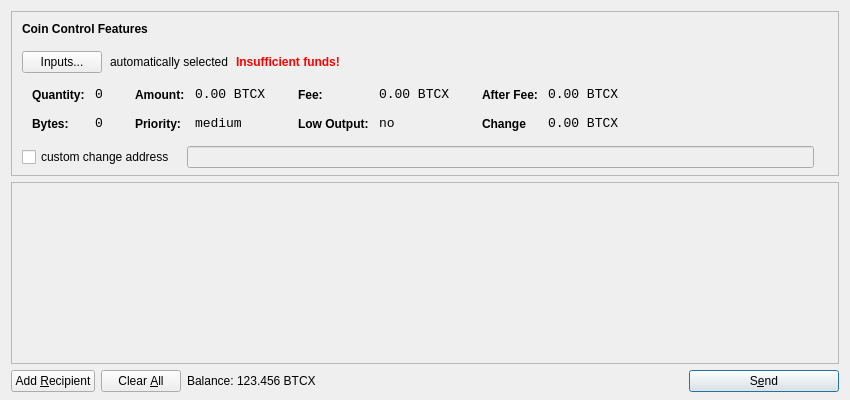
<?xml version="1.0" encoding="UTF-8"?>
<ui version="4.0">
 <class>SendCoinsDialog</class>
 <widget class="QDialog" name="SendCoinsDialog">
  <property name="geometry">
   <rect>
    <x>0</x>
    <y>0</y>
    <width>850</width>
    <height>400</height>
   </rect>
  </property>
  <property name="windowTitle">
   <string>Send Coins</string>
  </property>
  <layout class="QVBoxLayout" name="verticalLayout" stretch="0,1,0">
   <property name="bottomMargin">
    <number>8</number>
   </property>
   <item>
    <widget class="QFrame" name="frameCoinControl">
     <property name="sizePolicy">
      <sizepolicy hsizetype="Expanding" vsizetype="Expanding">
       <horstretch>0</horstretch>
       <verstretch>0</verstretch>
      </sizepolicy>
     </property>
     <property name="maximumSize">
      <size>
       <width>16777215</width>
       <height>16777215</height>
      </size>
     </property>
     <property name="frameShape">
      <enum>QFrame::StyledPanel</enum>
     </property>
     <property name="frameShadow">
      <enum>QFrame::Sunken</enum>
     </property>
     <layout class="QVBoxLayout" name="verticalLayoutCoinControl2">
      <property name="spacing">
       <number>-1</number>
      </property>
      <property name="leftMargin">
       <number>0</number>
      </property>
      <property name="topMargin">
       <number>0</number>
      </property>
      <property name="rightMargin">
       <number>0</number>
      </property>
      <property name="bottomMargin">
       <number>6</number>
      </property>
      <item>
       <layout class="QVBoxLayout" name="verticalLayoutCoinControl" stretch="0,0,0,0,1">
        <property name="spacing">
         <number>0</number>
        </property>
        <property name="leftMargin">
         <number>10</number>
        </property>
        <property name="topMargin">
         <number>10</number>
        </property>
        <item>
         <layout class="QHBoxLayout" name="horizontalLayoutCoinControl1">
          <property name="bottomMargin">
           <number>15</number>
          </property>
          <item>
           <widget class="QLabel" name="labelCoinControlFeatures">
            <property name="sizePolicy">
             <sizepolicy hsizetype="Preferred" vsizetype="Maximum">
              <horstretch>0</horstretch>
              <verstretch>0</verstretch>
             </sizepolicy>
            </property>
            <property name="font">
             <font>
              <weight>75</weight>
              <bold>true</bold>
             </font>
            </property>
            <property name="styleSheet">
             <string notr="true">font-weight:bold;</string>
            </property>
            <property name="text">
             <string>Coin Control Features</string>
            </property>
           </widget>
          </item>
         </layout>
        </item>
        <item>
         <layout class="QHBoxLayout" name="horizontalLayoutCoinControl2" stretch="0,0,0,0">
          <property name="spacing">
           <number>8</number>
          </property>
          <property name="bottomMargin">
           <number>10</number>
          </property>
          <item>
           <widget class="QPushButton" name="pushButtonCoinControl">
            <property name="styleSheet">
             <string notr="true"/>
            </property>
            <property name="text">
             <string>Inputs...</string>
            </property>
           </widget>
          </item>
          <item>
           <widget class="QLabel" name="labelCoinControlAutomaticallySelected">
            <property name="text">
             <string>automatically selected</string>
            </property>
            <property name="margin">
             <number>5</number>
            </property>
           </widget>
          </item>
          <item>
           <widget class="QLabel" name="labelCoinControlInsuffFunds">
            <property name="font">
             <font>
              <weight>75</weight>
              <bold>true</bold>
             </font>
            </property>
            <property name="styleSheet">
             <string notr="true">color:red;font-weight:bold;</string>
            </property>
            <property name="text">
             <string>Insufficient funds!</string>
            </property>
            <property name="margin">
             <number>5</number>
            </property>
           </widget>
          </item>
          <item>
           <spacer name="horizontalSpacerCoinControl">
            <property name="orientation">
             <enum>Qt::Horizontal</enum>
            </property>
            <property name="sizeHint" stdset="0">
             <size>
              <width>40</width>
              <height>1</height>
             </size>
            </property>
           </spacer>
          </item>
         </layout>
        </item>
        <item>
         <widget class="QWidget" name="widgetCoinControl" native="true">
          <property name="sizePolicy">
           <sizepolicy hsizetype="Preferred" vsizetype="Preferred">
            <horstretch>0</horstretch>
            <verstretch>0</verstretch>
           </sizepolicy>
          </property>
          <property name="minimumSize">
           <size>
            <width>0</width>
            <height>0</height>
           </size>
          </property>
          <property name="styleSheet">
           <string notr="true"/>
          </property>
          <layout class="QHBoxLayout" name="horizontalLayoutCoinControl5">
           <property name="margin">
            <number>0</number>
           </property>
           <item>
            <layout class="QHBoxLayout" name="horizontalLayoutCoinControl3" stretch="0,0,0,1">
             <property name="spacing">
              <number>20</number>
             </property>
             <property name="topMargin">
              <number>0</number>
             </property>
             <property name="bottomMargin">
              <number>10</number>
             </property>
             <item>
              <layout class="QFormLayout" name="formLayoutCoinControl1">
               <property name="horizontalSpacing">
                <number>10</number>
               </property>
               <property name="verticalSpacing">
                <number>14</number>
               </property>
               <property name="leftMargin">
                <number>10</number>
               </property>
               <property name="topMargin">
                <number>4</number>
               </property>
               <property name="rightMargin">
                <number>6</number>
               </property>
               <item row="0" column="0">
                <widget class="QLabel" name="labelCoinControlQuantityText">
                 <property name="styleSheet">
                  <string notr="true">font-weight:bold;</string>
                 </property>
                 <property name="text">
                  <string>Quantity:</string>
                 </property>
                 <property name="margin">
                  <number>0</number>
                 </property>
                </widget>
               </item>
               <item row="0" column="1">
                <widget class="QLabel" name="labelCoinControlQuantity">
                 <property name="font">
                  <font>
                   <family>Monospace</family>
                   <pointsize>10</pointsize>
                  </font>
                 </property>
                 <property name="cursor">
                  <cursorShape>IBeamCursor</cursorShape>
                 </property>
                 <property name="contextMenuPolicy">
                  <enum>Qt::ActionsContextMenu</enum>
                 </property>
                 <property name="text">
                  <string>0</string>
                 </property>
                 <property name="margin">
                  <number>0</number>
                 </property>
                 <property name="textInteractionFlags">
                  <set>Qt::LinksAccessibleByMouse|Qt::TextSelectableByKeyboard|Qt::TextSelectableByMouse</set>
                 </property>
                </widget>
               </item>
               <item row="1" column="0">
                <widget class="QLabel" name="labelCoinControlBytesText">
                 <property name="styleSheet">
                  <string notr="true">font-weight:bold;</string>
                 </property>
                 <property name="text">
                  <string>Bytes:</string>
                 </property>
                </widget>
               </item>
               <item row="1" column="1">
                <widget class="QLabel" name="labelCoinControlBytes">
                 <property name="font">
                  <font>
                   <family>Monospace</family>
                   <pointsize>10</pointsize>
                  </font>
                 </property>
                 <property name="cursor">
                  <cursorShape>IBeamCursor</cursorShape>
                 </property>
                 <property name="contextMenuPolicy">
                  <enum>Qt::ActionsContextMenu</enum>
                 </property>
                 <property name="text">
                  <string>0</string>
                 </property>
                 <property name="textInteractionFlags">
                  <set>Qt::LinksAccessibleByMouse|Qt::TextSelectableByKeyboard|Qt::TextSelectableByMouse</set>
                 </property>
                </widget>
               </item>
              </layout>
             </item>
             <item>
              <layout class="QFormLayout" name="formLayoutCoinControl2">
               <property name="horizontalSpacing">
                <number>10</number>
               </property>
               <property name="verticalSpacing">
                <number>14</number>
               </property>
               <property name="leftMargin">
                <number>6</number>
               </property>
               <property name="topMargin">
                <number>4</number>
               </property>
               <property name="rightMargin">
                <number>6</number>
               </property>
               <item row="0" column="0">
                <widget class="QLabel" name="labelCoinControlAmountText">
                 <property name="styleSheet">
                  <string notr="true">font-weight:bold;</string>
                 </property>
                 <property name="text">
                  <string>Amount:</string>
                 </property>
                 <property name="margin">
                  <number>0</number>
                 </property>
                </widget>
               </item>
               <item row="0" column="1">
                <widget class="QLabel" name="labelCoinControlAmount">
                 <property name="font">
                  <font>
                   <family>Monospace</family>
                   <pointsize>10</pointsize>
                  </font>
                 </property>
                 <property name="cursor">
                  <cursorShape>IBeamCursor</cursorShape>
                 </property>
                 <property name="contextMenuPolicy">
                  <enum>Qt::ActionsContextMenu</enum>
                 </property>
                 <property name="text">
                  <string>0.00 BTCX</string>
                 </property>
                 <property name="textInteractionFlags">
                  <set>Qt::LinksAccessibleByMouse|Qt::TextSelectableByKeyboard|Qt::TextSelectableByMouse</set>
                 </property>
                </widget>
               </item>
               <item row="1" column="0">
                <widget class="QLabel" name="labelCoinControlPriorityText">
                 <property name="styleSheet">
                  <string notr="true">font-weight:bold;</string>
                 </property>
                 <property name="text">
                  <string>Priority:</string>
                 </property>
                </widget>
               </item>
               <item row="1" column="1">
                <widget class="QLabel" name="labelCoinControlPriority">
                 <property name="font">
                  <font>
                   <family>Monospace</family>
                   <pointsize>10</pointsize>
                  </font>
                 </property>
                 <property name="cursor">
                  <cursorShape>IBeamCursor</cursorShape>
                 </property>
                 <property name="contextMenuPolicy">
                  <enum>Qt::ActionsContextMenu</enum>
                 </property>
                 <property name="text">
                  <string>medium</string>
                 </property>
                 <property name="textInteractionFlags">
                  <set>Qt::LinksAccessibleByMouse|Qt::TextSelectableByKeyboard|Qt::TextSelectableByMouse</set>
                 </property>
                </widget>
               </item>
              </layout>
             </item>
             <item>
              <layout class="QFormLayout" name="formLayoutCoinControl3">
               <property name="horizontalSpacing">
                <number>10</number>
               </property>
               <property name="verticalSpacing">
                <number>14</number>
               </property>
               <property name="leftMargin">
                <number>6</number>
               </property>
               <property name="topMargin">
                <number>4</number>
               </property>
               <property name="rightMargin">
                <number>6</number>
               </property>
               <item row="0" column="0">
                <widget class="QLabel" name="labelCoinControlFeeText">
                 <property name="styleSheet">
                  <string notr="true">font-weight:bold;</string>
                 </property>
                 <property name="text">
                  <string>Fee:</string>
                 </property>
                 <property name="margin">
                  <number>0</number>
                 </property>
                </widget>
               </item>
               <item row="0" column="1">
                <widget class="QLabel" name="labelCoinControlFee">
                 <property name="font">
                  <font>
                   <family>Monospace</family>
                   <pointsize>10</pointsize>
                  </font>
                 </property>
                 <property name="cursor">
                  <cursorShape>IBeamCursor</cursorShape>
                 </property>
                 <property name="contextMenuPolicy">
                  <enum>Qt::ActionsContextMenu</enum>
                 </property>
                 <property name="text">
                  <string>0.00 BTCX</string>
                 </property>
                 <property name="textInteractionFlags">
                  <set>Qt::LinksAccessibleByMouse|Qt::TextSelectableByKeyboard|Qt::TextSelectableByMouse</set>
                 </property>
                </widget>
               </item>
               <item row="1" column="0">
                <widget class="QLabel" name="labelCoinControlLowOutputText">
                 <property name="styleSheet">
                  <string notr="true">font-weight:bold;</string>
                 </property>
                 <property name="text">
                  <string>Low Output:</string>
                 </property>
                </widget>
               </item>
               <item row="1" column="1">
                <widget class="QLabel" name="labelCoinControlLowOutput">
                 <property name="font">
                  <font>
                   <family>Monospace</family>
                   <pointsize>10</pointsize>
                  </font>
                 </property>
                 <property name="cursor">
                  <cursorShape>IBeamCursor</cursorShape>
                 </property>
                 <property name="contextMenuPolicy">
                  <enum>Qt::ActionsContextMenu</enum>
                 </property>
                 <property name="text">
                  <string>no</string>
                 </property>
                 <property name="textInteractionFlags">
                  <set>Qt::LinksAccessibleByMouse|Qt::TextSelectableByKeyboard|Qt::TextSelectableByMouse</set>
                 </property>
                </widget>
               </item>
              </layout>
             </item>
             <item>
              <layout class="QFormLayout" name="formLayoutCoinControl4">
               <property name="horizontalSpacing">
                <number>10</number>
               </property>
               <property name="verticalSpacing">
                <number>14</number>
               </property>
               <property name="leftMargin">
                <number>6</number>
               </property>
               <property name="topMargin">
                <number>4</number>
               </property>
               <property name="rightMargin">
                <number>6</number>
               </property>
               <item row="0" column="0">
                <widget class="QLabel" name="labelCoinControlAfterFeeText">
                 <property name="styleSheet">
                  <string notr="true">font-weight:bold;</string>
                 </property>
                 <property name="text">
                  <string>After Fee:</string>
                 </property>
                 <property name="margin">
                  <number>0</number>
                 </property>
                </widget>
               </item>
               <item row="0" column="1">
                <widget class="QLabel" name="labelCoinControlAfterFee">
                 <property name="font">
                  <font>
                   <family>Monospace</family>
                   <pointsize>10</pointsize>
                  </font>
                 </property>
                 <property name="cursor">
                  <cursorShape>IBeamCursor</cursorShape>
                 </property>
                 <property name="contextMenuPolicy">
                  <enum>Qt::ActionsContextMenu</enum>
                 </property>
                 <property name="text">
                  <string>0.00 BTCX</string>
                 </property>
                 <property name="textInteractionFlags">
                  <set>Qt::LinksAccessibleByMouse|Qt::TextSelectableByKeyboard|Qt::TextSelectableByMouse</set>
                 </property>
                </widget>
               </item>
               <item row="1" column="0">
                <widget class="QLabel" name="labelCoinControlChangeText">
                 <property name="styleSheet">
                  <string notr="true">font-weight:bold;</string>
                 </property>
                 <property name="text">
                  <string>Change</string>
                 </property>
                </widget>
               </item>
               <item row="1" column="1">
                <widget class="QLabel" name="labelCoinControlChange">
                 <property name="font">
                  <font>
                   <family>Monospace</family>
                   <pointsize>10</pointsize>
                  </font>
                 </property>
                 <property name="cursor">
                  <cursorShape>IBeamCursor</cursorShape>
                 </property>
                 <property name="contextMenuPolicy">
                  <enum>Qt::ActionsContextMenu</enum>
                 </property>
                 <property name="text">
                  <string>0.00 BTCX</string>
                 </property>
                 <property name="textInteractionFlags">
                  <set>Qt::LinksAccessibleByMouse|Qt::TextSelectableByKeyboard|Qt::TextSelectableByMouse</set>
                 </property>
                </widget>
               </item>
              </layout>
             </item>
            </layout>
           </item>
          </layout>
         </widget>
        </item>
        <item>
         <layout class="QHBoxLayout" name="horizontalLayoutCoinControl4" stretch="0,0,0">
          <property name="spacing">
           <number>12</number>
          </property>
          <property name="sizeConstraint">
           <enum>QLayout::SetDefaultConstraint</enum>
          </property>
          <property name="topMargin">
           <number>5</number>
          </property>
          <property name="rightMargin">
           <number>5</number>
          </property>
          <item>
           <widget class="QCheckBox" name="checkBoxCoinControlChange">
            <property name="text">
             <string>custom change address</string>
            </property>
           </widget>
          </item>
          <item>
           <widget class="QLineEdit" name="lineEditCoinControlChange">
            <property name="enabled">
             <bool>false</bool>
            </property>
            <property name="sizePolicy">
             <sizepolicy hsizetype="Expanding" vsizetype="Fixed">
              <horstretch>0</horstretch>
              <verstretch>0</verstretch>
             </sizepolicy>
            </property>
           </widget>
          </item>
          <item>
           <widget class="QLabel" name="labelCoinControlChangeLabel">
            <property name="sizePolicy">
             <sizepolicy hsizetype="Preferred" vsizetype="Expanding">
              <horstretch>0</horstretch>
              <verstretch>0</verstretch>
             </sizepolicy>
            </property>
            <property name="minimumSize">
             <size>
              <width>0</width>
              <height>0</height>
             </size>
            </property>
            <property name="text">
             <string/>
            </property>
            <property name="margin">
             <number>3</number>
            </property>
           </widget>
          </item>
         </layout>
        </item>
        <item>
         <spacer name="verticalSpacerCoinControl">
          <property name="orientation">
           <enum>Qt::Vertical</enum>
          </property>
          <property name="sizeHint" stdset="0">
           <size>
            <width>800</width>
            <height>1</height>
           </size>
          </property>
         </spacer>
        </item>
       </layout>
      </item>
     </layout>
    </widget>
   </item>
   <item>
    <widget class="QScrollArea" name="scrollArea">
     <property name="widgetResizable">
      <bool>true</bool>
     </property>
     <widget class="QWidget" name="scrollAreaWidgetContents">
      <property name="geometry">
       <rect>
        <x>0</x>
        <y>0</y>
        <width>830</width>
        <height>165</height>
       </rect>
      </property>
      <layout class="QVBoxLayout" name="verticalLayout_2">
       <property name="margin">
        <number>0</number>
       </property>
       <item>
        <layout class="QVBoxLayout" name="entries">
         <property name="spacing">
          <number>6</number>
         </property>
        </layout>
       </item>
       <item>
        <spacer name="verticalSpacer">
         <property name="orientation">
          <enum>Qt::Vertical</enum>
         </property>
         <property name="sizeHint" stdset="0">
          <size>
           <width>20</width>
           <height>40</height>
          </size>
         </property>
        </spacer>
       </item>
      </layout>
     </widget>
    </widget>
   </item>
   <item>
    <layout class="QHBoxLayout" name="horizontalLayout">
     <item>
      <widget class="QPushButton" name="addButton">
       <property name="toolTip">
        <string>Send to multiple recipients at once</string>
       </property>
       <property name="text">
        <string>Add &amp;Recipient</string>
       </property>
       <property name="icon">
        <iconset resource="../bitcoin.qrc">
         <normaloff>:/icons/add</normaloff>:/icons/add</iconset>
       </property>
       <property name="autoDefault">
        <bool>false</bool>
       </property>
      </widget>
     </item>
     <item>
      <widget class="QPushButton" name="clearButton">
       <property name="sizePolicy">
        <sizepolicy hsizetype="Minimum" vsizetype="Fixed">
         <horstretch>0</horstretch>
         <verstretch>0</verstretch>
        </sizepolicy>
       </property>
       <property name="toolTip">
        <string>Remove all transaction fields</string>
       </property>
       <property name="text">
        <string>Clear &amp;All</string>
       </property>
       <property name="icon">
        <iconset resource="../bitcoin.qrc">
         <normaloff>:/icons/remove</normaloff>:/icons/remove</iconset>
       </property>
       <property name="autoRepeatDelay">
        <number>300</number>
       </property>
       <property name="autoDefault">
        <bool>false</bool>
       </property>
      </widget>
     </item>
     <item>
      <layout class="QHBoxLayout" name="horizontalLayout_2">
       <property name="spacing">
        <number>3</number>
       </property>
       <item>
        <widget class="QLabel" name="label">
         <property name="sizePolicy">
          <sizepolicy hsizetype="Preferred" vsizetype="Fixed">
           <horstretch>0</horstretch>
           <verstretch>0</verstretch>
          </sizepolicy>
         </property>
         <property name="text">
          <string>Balance:</string>
         </property>
        </widget>
       </item>
       <item>
        <widget class="QLabel" name="labelBalance">
         <property name="sizePolicy">
          <sizepolicy hsizetype="Preferred" vsizetype="Fixed">
           <horstretch>0</horstretch>
           <verstretch>0</verstretch>
          </sizepolicy>
         </property>
         <property name="cursor">
          <cursorShape>IBeamCursor</cursorShape>
         </property>
         <property name="text">
          <string>123.456 BTCX</string>
         </property>
         <property name="textInteractionFlags">
          <set>Qt::LinksAccessibleByMouse|Qt::TextSelectableByKeyboard|Qt::TextSelectableByMouse</set>
         </property>
        </widget>
       </item>
      </layout>
     </item>
     <item>
      <spacer name="horizontalSpacer">
       <property name="orientation">
        <enum>Qt::Horizontal</enum>
       </property>
       <property name="sizeHint" stdset="0">
        <size>
         <width>40</width>
         <height>20</height>
        </size>
       </property>
      </spacer>
     </item>
     <item>
      <widget class="QPushButton" name="sendButton">
       <property name="minimumSize">
        <size>
         <width>150</width>
         <height>0</height>
        </size>
       </property>
       <property name="toolTip">
        <string>Confirm the send action</string>
       </property>
       <property name="text">
        <string>S&amp;end</string>
       </property>
       <property name="icon">
        <iconset resource="../bitcoin.qrc">
         <normaloff>:/icons/send</normaloff>:/icons/send</iconset>
       </property>
       <property name="default">
        <bool>true</bool>
       </property>
      </widget>
     </item>
    </layout>
   </item>
  </layout>
 </widget>
 <resources>
  <include location="../bitcoin.qrc"/>
 </resources>
 <connections/>
</ui>
